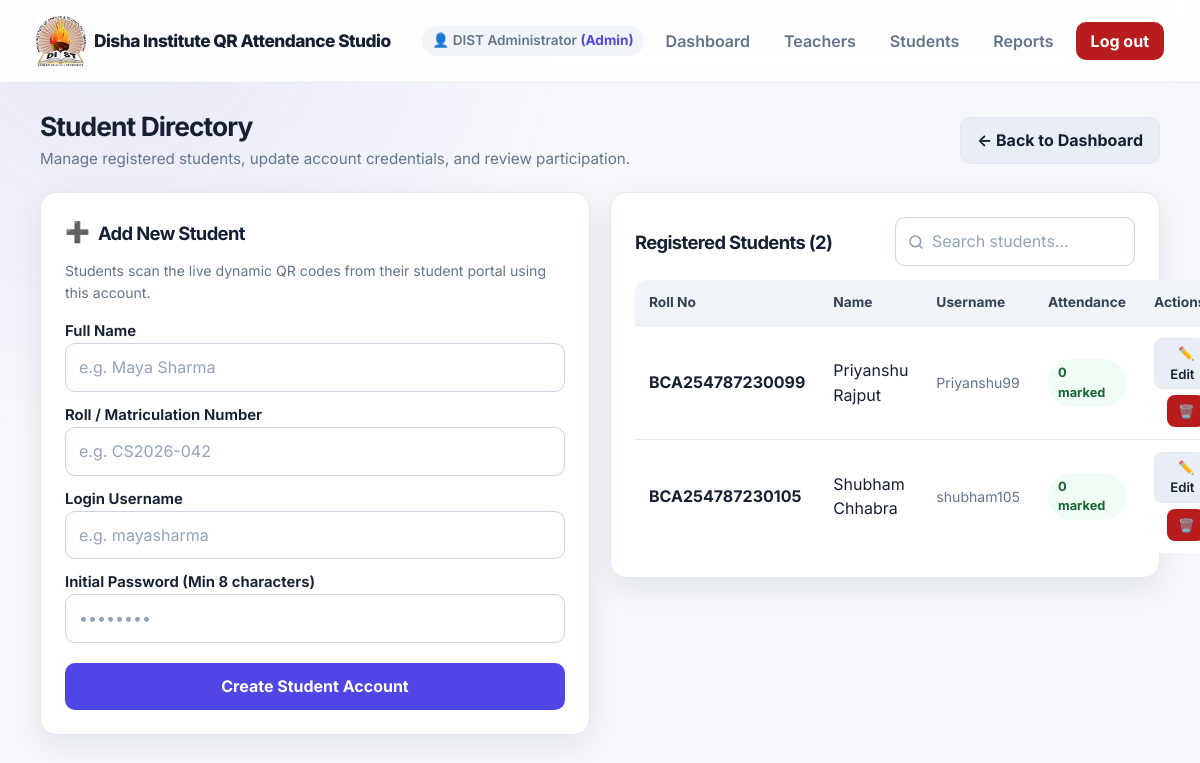
/admin/students (signed in), run on the app's committed database.
### tables this page shows
CREATE TABLE teachers (
            id INTEGER PRIMARY KEY AUTOINCREMENT,
            user_id INTEGER UNIQUE NOT NULL REFERENCES users(id) ON DELETE CASCADE,
            name TEXT NOT NULL,
            department TEXT NOT NULL DEFAULT 'Computer Science',
            email TEXT DEFAULT ''
        );

CREATE TABLE "users" (id INTEGER PRIMARY KEY AUTOINCREMENT, username TEXT UNIQUE NOT NULL, password_hash TEXT NOT NULL, role TEXT NOT NULL CHECK(role IN ('admin', 'teacher', 'student')));

CREATE TABLE students (
            id INTEGER PRIMARY KEY AUTOINCREMENT,
            user_id INTEGER UNIQUE NOT NULL REFERENCES users(id),
            roll_no TEXT UNIQUE NOT NULL,
            name TEXT NOT NULL
        );

### app.py (the view, shortened to what this page needs)
@app.route("/admin/students", methods=["GET", "POST"])
@role_required("admin", "teacher")
def manage_students():
    with db() as con:
        students = con.execute("""
            SELECT s.id, s.roll_no, s.name, u.username, u.id AS user_id,
                   COUNT(a.id) AS attendance_count
            FROM students s
            JOIN users u ON u.id = s.user_id
            LEFT JOIN attendance a ON a.student_id = s.id
            GROUP BY s.id
            ORDER BY s.roll_no ASC
        """).fetchall()
    return render_template("students.html", students=students)

### app.py (called while the page is built)
def db():
    con = sqlite3.connect(DB)
    con.row_factory = sqlite3.Row
    con.execute("PRAGMA foreign_keys = ON")
    return con

@login_manager.user_loader
def load_user(user_id):
    with db() as con:
        row = con.execute("SELECT * FROM users WHERE id = ?", (user_id,)).fetchone()
        if not row:
            return None
        profile = None
        if row["role"] in ("admin", "teacher"):
            profile = con.execute("SELECT name FROM teachers WHERE user_id = ?", (user_id,)).fetchone()
        elif row["role"] == "student":
            profile = con.execute("SELECT name FROM students WHERE user_id = ?", (user_id,)).fetchone()
    return User(row, profile)

def role_required(*roles):
    def decorator(view):
        @wraps(view)
        @login_required
        def wrapped(*args, **kwargs):
            if current_user.role not in roles:
                abort(403)
            return view(*args, **kwargs)
        return wrapped
    return decorator

@app.context_processor
def inject_clock():
    return {
        "namespace_now": int(datetime.now(timezone.utc).timestamp())
    }

### templates/students.html (shortened to what this page needs)
{% extends "base.html" %}
{% block content %}
<div style="display: flex; justify-content: space-between; align-items: center; margin-bottom: 22px; flex-wrap: wrap; gap: 12px;">
  <div>
    <h1 style="margin: 0; font-size: 1.65rem;">Student Directory</h1>
    <p style="margin: 4px 0 0; font-size: 0.95rem; color: var(--text-muted);">
      Manage registered students, update account credentials, and review participation.
    </p>
  </div>
  <a href="{{ url_for('admin_dashboard') }}" class="btn btn-secondary">← Back to Dashboard</a>
</div>
<div style="display: grid; grid-template-columns: repeat(auto-fit, minmax(320px, 1fr)); gap: 20px; align-items: start;">
  <div class="panel">
    <div style="display: flex; align-items: center; gap: 8px; margin-bottom: 12px;">
      <span style="font-size: 1.25rem;">➕</span>
      <h3 style="margin: 0; font-size: 1.15rem;">Add New Student</h3>
    </div>
    <p style="font-size: 0.88rem; margin: 0 0 16px; color: var(--text-muted);">
      Students scan the live dynamic QR codes from their student portal using this account.
    </p>
    <form method="post" action="{{ url_for('manage_students') }}">
      <div>
        <label>Full Name</label>
        <input name="name" placeholder="e.g. Maya Sharma" required maxlength="120">
      </div>
      <div>
        <label>Roll / Matriculation Number</label>
        <input name="roll_no" placeholder="e.g. CS2026-042" required maxlength="40">
      </div>
      <div>
        <label>Login Username</label>
        <input name="username" placeholder="e.g. mayasharma" required maxlength="80">
      </div>
      <div>
        <label>Initial Password (Min 8 characters)</label>
        <input name="password" type="password" placeholder="••••••••" required minlength="8">
      </div>
      <button type="submit" style="margin-top: 8px;">Create Student Account</button>
    </form>
  </div>
  <div class="panel">
    <div style="display: flex; justify-content: space-between; align-items: center; margin-bottom: 14px; flex-wrap: wrap; gap: 10px;">
      <h3 style="margin: 0; font-size: 1.15rem;">Registered Students ({{ students|length }})</h3>
      <div style="width: min(240px, 100%);">
        <input type="text" id="student-search" class="search-input" placeholder="Search students..." onkeyup="filterStudents()">
      </div>
    </div>
    <div class="table-wrap">
      <table id="students-table">
        <thead>
          <tr>
            <th>Roll No</th>
            <th>Name</th>
            <th>Username</th>
            <th>Attendance</th>
            <th style="text-align: right;">Actions</th>
          </tr>
        </thead>
        <tbody>
          {% for s in students %}
          <tr class="student-row" data-query="{{ (s.roll_no ~ ' ' ~ s.name ~ ' ' ~ s.username)|lower }}">
            <td><strong>{{ s.roll_no }}</strong></td>
            <td>{{ s.name }}</td>
            <td style="color: var(--text-muted); font-size: 0.88rem;">{{ s.username }}</td>
            <td>
              <span class="badge" style="background: #f0fdf4; color: #166534; font-weight: 700;">
                {{ s.attendance_count }} marked
              </span>
            </td>
            <td style="text-align: right;">
              <div class="btn-group" style="justify-content: flex-end;">
                <a href="{{ url_for('edit_student', student_id=s.id) }}" class="btn btn-secondary btn-sm" title="Edit student">
                  ✏️ Edit
                </a>
                <form method="post" action="{{ url_for('delete_student', student_id=s.id) }}" style="display:inline; margin:0;"
                      onsubmit="return confirm('Are you sure you want to delete student \'{{ s.name|replace('\'', '\\\'') }}\' ({{ s.roll_no }})? All their attendance records will also be deleted.');">
                  <button type="submit" class="btn btn-danger btn-sm" title="Delete student">
                    🗑️
                  </button>
                </form>
              </div>
            </td>
          </tr>
          {% else %}
          <tr>
            <td colspan="5" class="empty-state" style="padding: 24px;">No students registered yet. Fill out the form to add your first student.</td>
          </tr>
          {% endfor %}
        </tbody>
      </table>
    </div>
  </div>
</div>
{% endblock %}

### templates/base.html (shortened to what this page needs)
<!doctype html>
<html lang="en">
<head>
  <link rel="stylesheet" href="{{ url_for('static', filename='css/global.css') }}?v={{ namespace_now }}">
</head>
<body>
  <header class="site-header">
    <div class="brand">
      <a href="/" style="color: inherit; text-decoration: none; display: flex; align-items: center; gap: 8px;">
        <img
          src="{{ url_for('static', filename='disha.jpg') }}"
          alt="College Logo"
          width="50"
        >
        <span>Disha Institute QR Attendance Studio</span>
      </a>
    </div>
    {% if current_user.is_authenticated %}
      <nav class="nav-links">
        <span style="font-size: 0.85rem; font-weight: 600; color: var(--text-muted); padding: 4px 10px; background: #f1f5f9; border-radius: 999px;">
          👤 {{ current_user.display_name or current_user.username }}
          <span style="text-transform: capitalize; color: var(--brand); font-weight: 700;">({{ current_user.role }})</span>
        </span>
        {% if current_user.role in ['admin', 'teacher'] %}
          <a href="{{ url_for('admin_dashboard') }}">Dashboard</a>
          <a href="{{ url_for('manage_teachers') }}">Teachers</a>
          <a href="{{ url_for('manage_students') }}">Students</a>
          <a href="{{ url_for('report') }}">Reports</a>
        {% else %}
          <a href="{{ url_for('student_dashboard') }}">My Dashboard</a>
        {% endif %}
        <form method="post" action="{{ url_for('logout') }}" style="display:inline-block; margin:0;">
          <button type="submit" class="btn btn-danger" style="min-height:36px; padding:6px 14px;">Log out</button>
        </form>
      </nav>
    {% endif %}
  </header>
  <main class="container">
    {% block content %}{% endblock %}
  </main>
</body>
</html>

### static/css/global.css (style rules this page uses)
:root { --brand: #4f46e5; --brand-dark: #3730a3; --accent: #06b6d4; --success: #15803d; --warning: #b45309; --danger: #b91c1c; --bg: #f5f7fb; --surface: #ffffff; --surface-muted: #eef2ff; --text: #172033; --text-muted: #64748b; --border: #e2e8f0; --shadow: 0 10px 30px rgba(15, 23, 42, 0.08); --radius: 16px; --radius-sm: 10px; --transition: 180ms ease; }
* { box-sizing: border-box; }
html { scroll-behavior: smooth; }
body { margin: 0; min-height: 100vh; font-family: Inter, ui-sans-serif, system-ui, -apple-system, BlinkMacSystemFont, "Segoe UI", sans-serif; color: var(--text); background: radial-gradient(circle at 10% 0%, rgba(79, 70, 229, .08), transparent 28rem), var(--bg); line-height: 1.55; }
a { color: var(--brand); text-decoration: none; }
img, video, canvas, svg { max-width: 100%; }
.container, main, .page-container { width: min(1120px, calc(100% - 32px)); margin-inline: auto; }
header, .site-header, nav.navbar { position: relative; }
.site-header, .navbar { display: flex; align-items: center; justify-content: space-between; gap: 16px; flex-wrap: wrap; padding: 16px clamp(16px, 4vw, 36px); background: rgba(255, 255, 255, .88); border-bottom: 1px solid var(--border); backdrop-filter: blur(12px); }
.brand, .logo { font-size: 1.08rem; font-weight: 800; letter-spacing: -.03em; color: var(--text); }
nav, .nav-links { display: flex; align-items: center; gap: 10px; flex-wrap: wrap; }
nav a, .nav-links a { display: inline-flex; align-items: center; padding: 9px 12px; border-radius: 9px; color: var(--text-muted); font-weight: 600; transition: background var(--transition), color var(--transition); }
main, .page-container { padding-block: 28px 44px; }
h1, h2, h3 { line-height: 1.2; letter-spacing: -.035em; color: var(--text); }
h1 { font-size: clamp(1.7rem, 3vw, 2.45rem); margin: 0 0 18px; }
h3 { font-size: 1.08rem; margin: 0 0 10px; }
p { color: var(--text-muted); }
.card, .panel, .stat-card, .form-card { background: var(--surface); border: 1px solid var(--border); border-radius: var(--radius); padding: clamp(16px, 2.5vw, 24px); box-shadow: var(--shadow); transition: transform var(--transition), box-shadow var(--transition), border-color var(--transition); }
form { display: grid; gap: 12px; }
label { display: block; color: var(--text); font-weight: 650; font-size: .93rem; }
input, select, textarea { width: 100%; min-height: 44px; padding: 11px 13px; color: var(--text); background: #fff; border: 1px solid #cbd5e1; border-radius: var(--radius-sm); font: inherit; outline: none; transition: border-color var(--transition), box-shadow var(--transition), background var(--transition); }
input::placeholder, textarea::placeholder { color: #94a3b8; }
button, .btn, input[type="submit"] { display: inline-flex; align-items: center; justify-content: center; gap: 8px; min-height: 42px; padding: 10px 16px; border: 1px solid transparent; border-radius: 10px; background: var(--brand); color: #fff; font: inherit; font-weight: 700; cursor: pointer; text-decoration: none; transition: transform var(--transition), background var(--transition), box-shadow var(--transition); }
.btn-secondary, button.secondary { color: var(--text); background: #e9edf5; border-color: var(--border); }
.btn-danger, button.danger { background: var(--danger); }
table { width: 100%; border-collapse: collapse; background: var(--surface); border-radius: 12px; overflow: hidden; }
th, td { padding: 12px 14px; text-align: left; border-bottom: 1px solid var(--border); vertical-align: middle; }
th { background: #f1f5f9; color: #334155; font-size: .86rem; }
tbody tr { transition: background var(--transition); }
tbody tr:last-child td { border-bottom: 0; }
.badge, .status, .pill { display: inline-flex; align-items: center; gap: 6px; padding: 4px 10px; border-radius: 999px; font-size: .8rem; font-weight: 750; background: #e2e8f0; color: #334155; }
.btn-group { display: inline-flex; gap: 6px; align-items: center; flex-wrap: wrap; }
.btn-sm { min-height: 32px; padding: 4px 10px; font-size: 0.82rem; font-weight: 600; border-radius: 8px; }
.search-input { padding-left: 36px; border-radius: var(--radius-sm); background-repeat: no-repeat; background-position: 12px center; }

### data on the page
teachers: name "DIST Administrator"
users: role "Admin"
students: roll_no "BCA254787230099", name "Priyanshu Rajput", username "Priyanshu99", attendance_count "0"
students: roll_no "BCA254787230105", name "Shubham Chhabra", username "shubham105", attendance_count "0"

### other printed values
{{ students|length }} "2"
